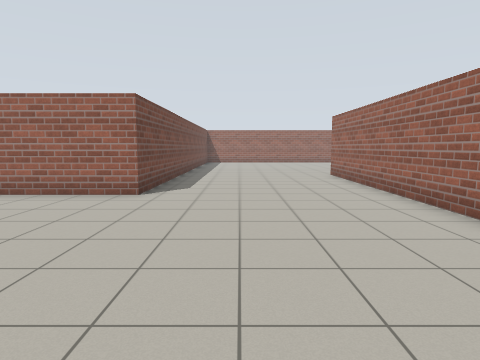
View 1 (above)

18 first-person views from a walk through a robot-simulator world made for Gazebo. The camera is 1.2 m above the floor, tilts 6° down and sees 75° across. The floor is counted in squares, 1 m on a side. Each view is taken from the middle of a square. On the plan, view 1 faces up. The plan holds only what a view shows up to about 13 squares ahead; the rest is blank.

View 2
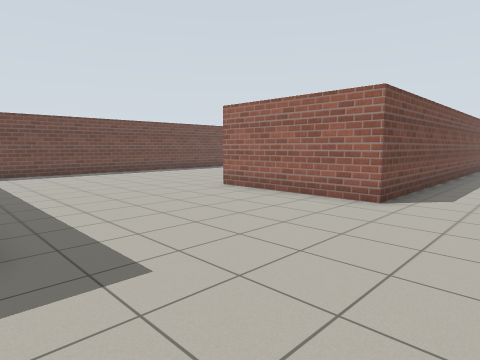

View 3
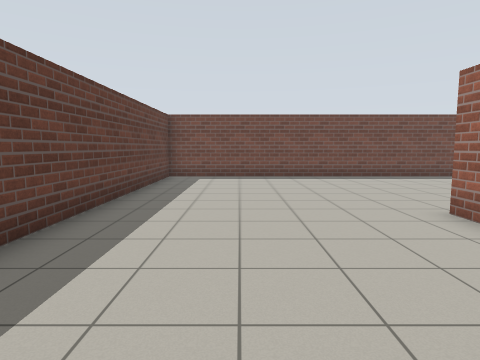

View 4
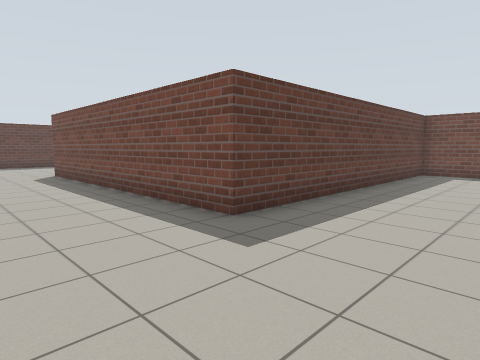

View 5
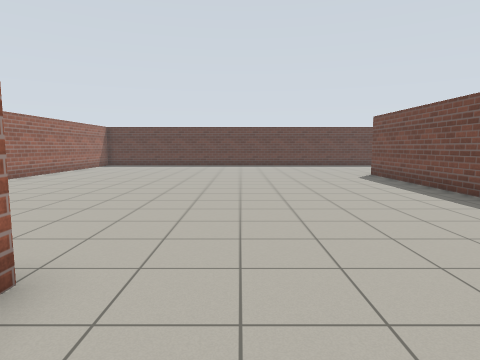

View 6
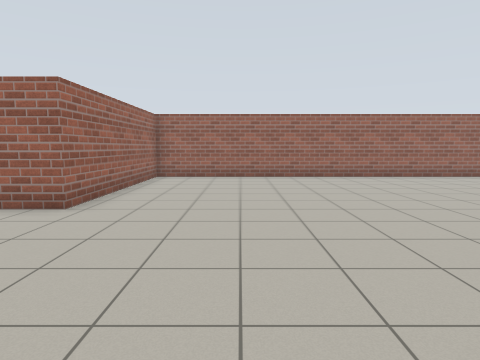

View 7
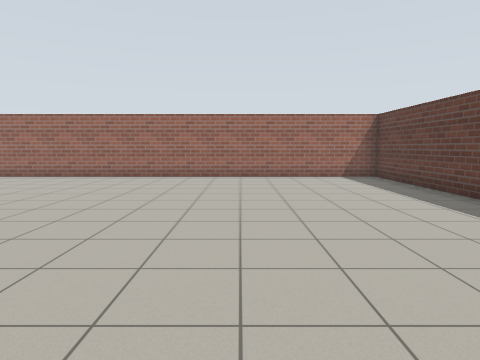

View 8
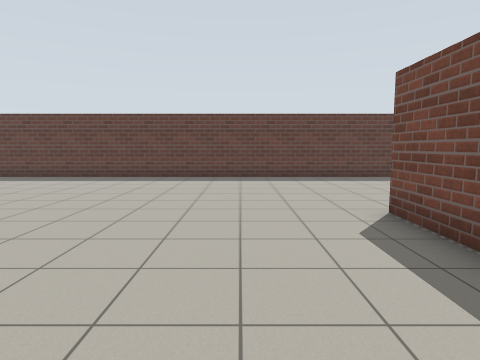

View 9
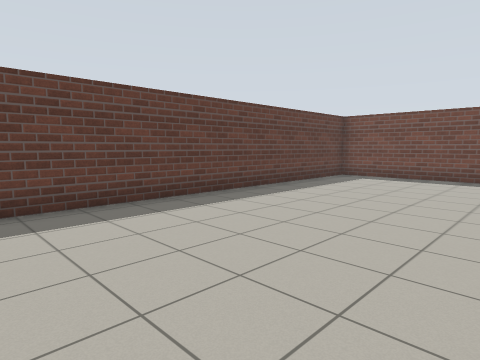

View 10
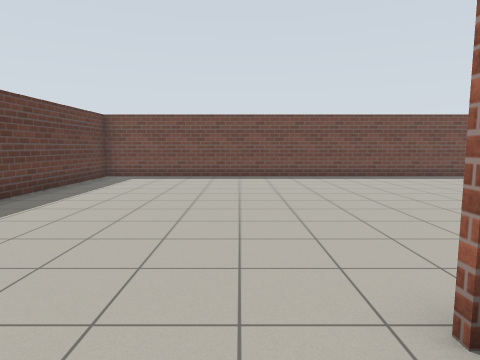

View 11
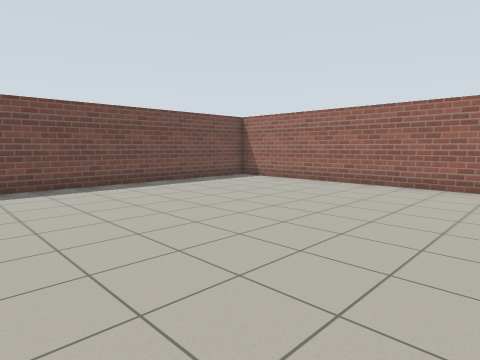

View 12
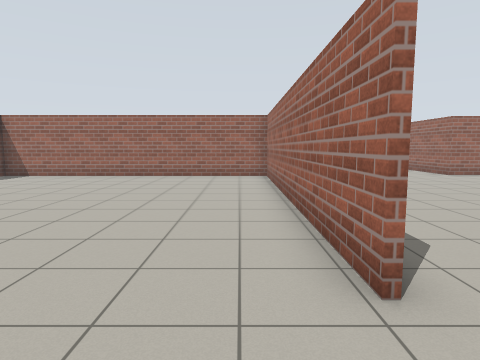

View 13
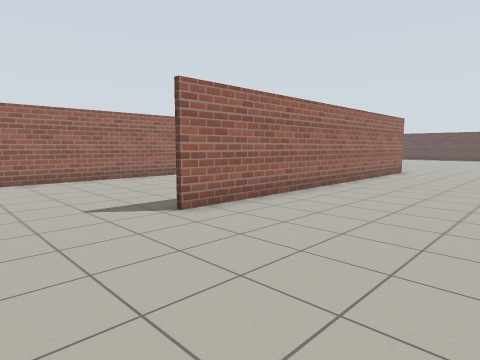

View 14
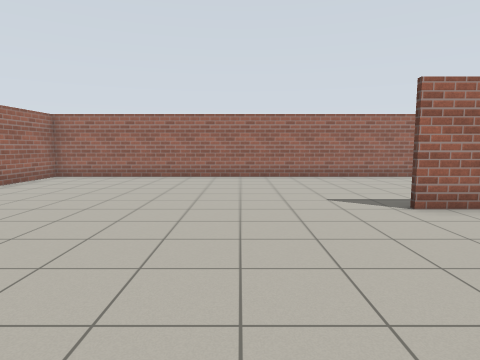

View 15
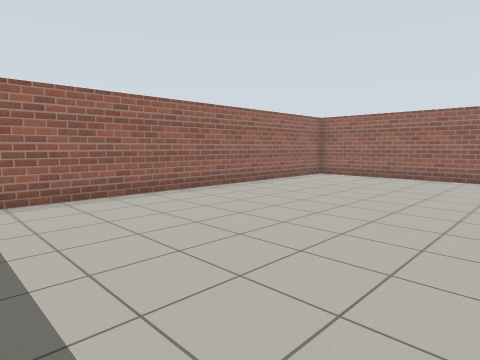

View 16
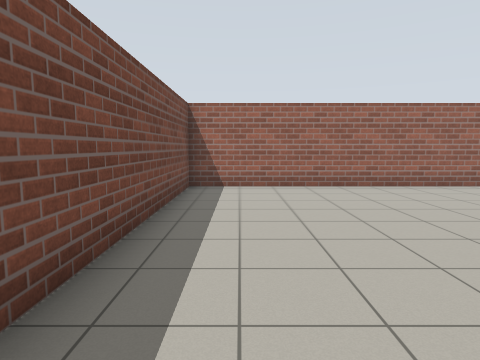

View 17
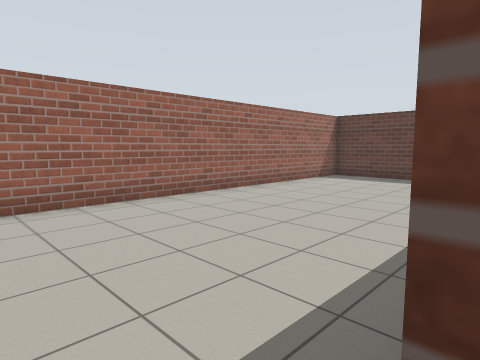

View 18
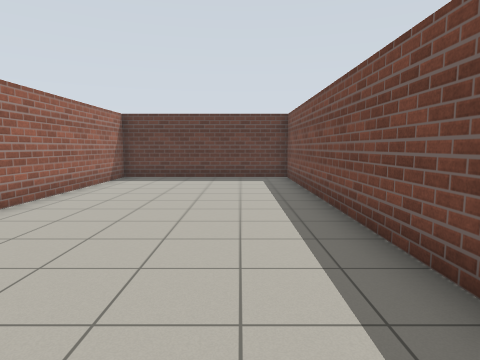

### Floor plan
Points are (right, up) in squares from view 1. A wall is a line through its corners. A room is listed if a view was taken in it or the views show most of it. See-through windows are left out.
Room 1 (views 1, 2, 3, 4, 5, 6, 7, 8, 9, 10, 11, 12, 13, 14, 15, 16, 17, 18)
walls: (4.1, 11.8) (4.1, 1.5) (10.6, 1.5) (10.6, 24.5) (-2.5, 24.5) (-2.5, 7.8) (-7.6, 7.8); (-14.7, 1.1) (-3.7, 1.1) (-3.7, -9.8); (-3.9, -9.8) (-3.9, 1) (-14.7, 1); (-14.8, 12.8) (-14.8, -16.5) (10.6, -16.5) (10.6, 1.4) (4, 1.4) (4, 13.6)

Where each view was taken, in squares from view 1:
view 1: 0 up, 0 right, facing up
view 2: 1 up, 0 right, facing up-left
view 3: 4 up, 2 left, facing left
view 4: 5 up, 0 right, facing down-left
view 5: 4 up, 2 right, facing down
view 6: 2 down, 2 left, facing right
view 7: 11 down, 2 left, facing right
view 8: 4 down, 1 left, facing down
view 9: 10 down, 2 left, facing down-left
view 10: 11 down, 2 left, facing left
view 11: 9 down, 5 left, facing up-left
view 12: 12 down, 5 left, facing up
view 13: 17 up, 1 left, facing down-right
view 14: 17 up, 2 left, facing right
view 15: 17 up, 2 left, facing up-right
view 16: 15 up, 1 left, facing up
view 17: 14 up, 4 right, facing down-right
view 18: 14 up, 6 right, facing down
